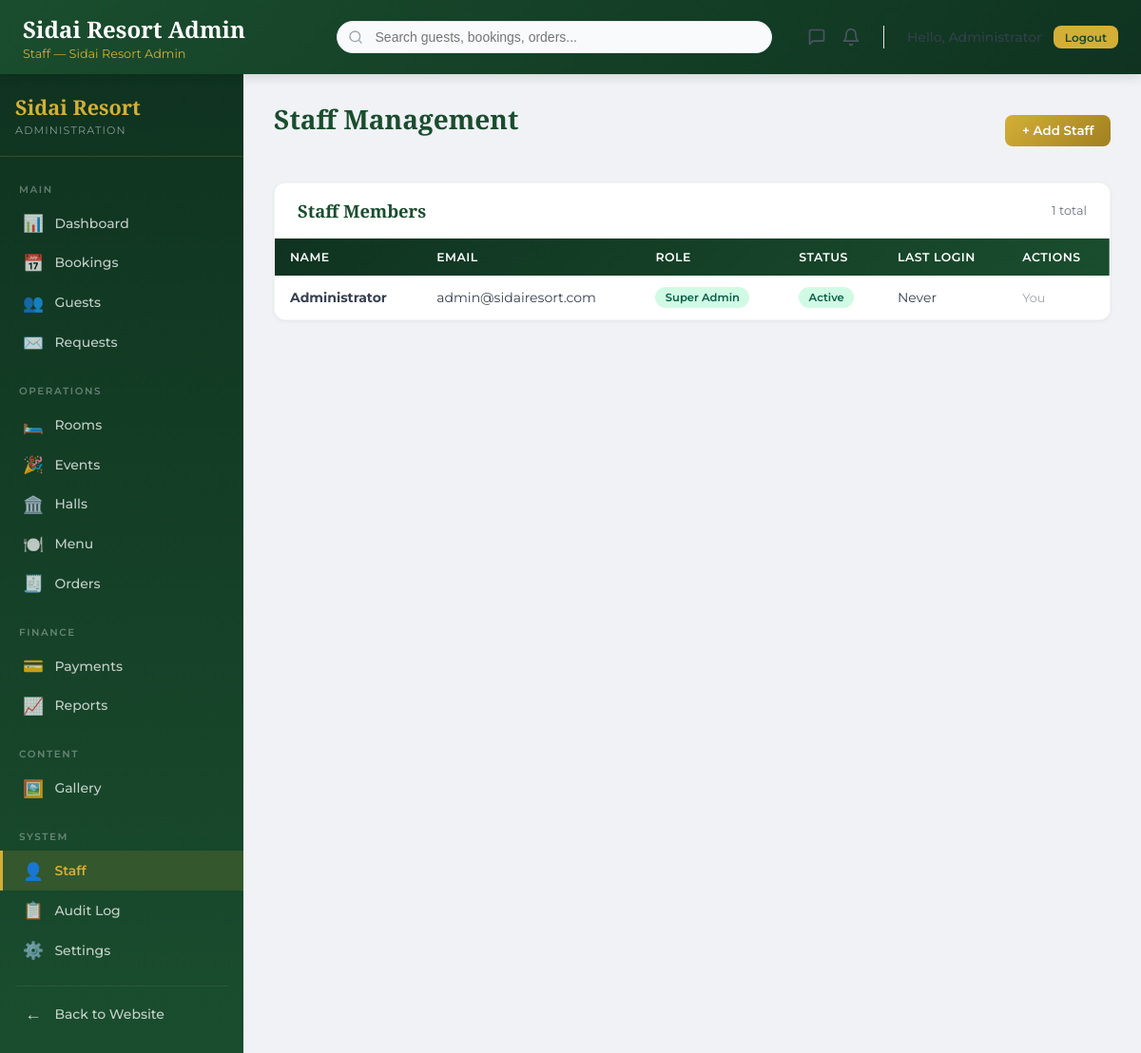
The app's page /admin/staff.php (signed in) with its own data.
### tables this page shows
CREATE TABLE IF NOT EXISTS staff (
  id INT UNSIGNED AUTO_INCREMENT PRIMARY KEY,
  full_name VARCHAR(150) NOT NULL,
  email VARCHAR(200) NOT NULL UNIQUE,
  phone VARCHAR(20),
  role ENUM('super_admin','manager','receptionist','finance','kitchen','housekeeping') NOT NULL,
  password_hash VARCHAR(255) NOT NULL,
  is_active TINYINT(1) NOT NULL DEFAULT 1,
  last_login TIMESTAMP NULL,
  remember_token VARCHAR(100) NULL,
  remember_token_expires TIMESTAMP NULL,
  two_factor_enabled TINYINT(1) NOT NULL DEFAULT 0,
  two_factor_secret VARCHAR(100) NULL,
  login_attempts INT NOT NULL DEFAULT 0,
  locked_until TIMESTAMP NULL,
  created_at TIMESTAMP NOT NULL DEFAULT CURRENT_TIMESTAMP,
  updated_at TIMESTAMP NOT NULL DEFAULT CURRENT_TIMESTAMP ON UPDATE CURRENT_TIMESTAMP,
  deleted_at TIMESTAMP NULL,
  KEY idx_staff_email (email),
  KEY idx_staff_active (is_active)
);

### app/config/constants.php (called while the page is built, shortened)
<?php declare(strict_types=1);
if (!function_exists('safe_html')) {
    function safe_html(mixed $value): string
    {
        return htmlspecialchars((string)$value, ENT_QUOTES, 'UTF-8');
    }
}

### app/core/Database.php (called while the page is built, shortened)
<?php declare(strict_types=1);
final class Database
{
    private static ?self $instance = null;
    private PDO $pdo;
    private function __construct()
    {
        try {
            $this->pdo = new PDO(
                DB_DSN,
                DB_USER,
                DB_PASSWORD,
                [
                    PDO::ATTR_ERRMODE => PDO::ERRMODE_EXCEPTION,
                    PDO::ATTR_DEFAULT_FETCH_MODE => PDO::FETCH_ASSOC,
                    PDO::ATTR_EMULATE_PREPARES => false,
                ]
            );
            $this->pdo->exec("SET time_zone = '+03:00'");
        } catch (PDOException $exception) {
            log_error('Database connection failed.', $exception);
            throw new RuntimeException('A database connection error occurred.');
        }
    }
    public static function getInstance(): self
    {
        if (self::$instance === null) {
            self::$instance = new self();
        }
        return self::$instance;
    }
    public function query(string $sql, array $params = []): \PDOStatement
    {
        try {
            $statement = $this->pdo->prepare($sql);
            $statement->execute();
            return $statement;
        } catch (PDOException $exception) {
            log_error('Database query failed.', $exception);
            throw $exception;
        }
    }
    public function queryAll(string $sql, array $params = []): array
    {
        return $this->query($sql, $params)->fetchAll();
    }
}

### app/models/Staff.php (called while the page is built, shortened)
<?php declare(strict_types=1);
class Staff
{
    private Database $database;
    public function __construct(?Database $database = null)
    {
        $this->database = $database ?? Database::getInstance();
    }
    public function getAll(): array
    {
        return $this->database->queryAll(
            'SELECT id, full_name, email, role, is_active, last_login FROM staff WHERE deleted_at IS NULL ORDER BY full_name ASC'
        );
    }
}

### app/includes/autoload.php (called while the page is built, shortened)
<?php declare(strict_types=1);
spl_autoload_register(static function (string $class): void {
    $prefix = 'App\\';
    $relative = substr($class, strlen($prefix));
    $segments = explode('\\', $relative);
    if (isset($segments[0])) {
        $segments[0] = strtolower($segments[0]);
    }
    $path = dirname(__DIR__) . '/' . implode('/', $segments) . '.php';
});

### public/admin/staff.php (the view, shortened to what this page needs)
<?php declare(strict_types=1);
$pageTitle = 'Staff';
$staffModel = new \App\Models\Staff();
$staffMembers = $staffModel->getAll();
$roleLabels = [
    'super_admin' => 'Super Admin',
    'manager' => 'Manager',
    'receptionist' => 'Receptionist',
    'finance' => 'Finance',
    'kitchen' => 'Kitchen',
    'housekeeping' => 'Housekeeping',
];
?>
<?php include APP_PATH . '/includes/admin-head.php'; ?>
<?php include APP_PATH . '/includes/admin-header.php'; ?>
<div class="admin-layout">
    <?php include APP_PATH . '/includes/admin-sidebar.php'; ?>
    <main class="admin-main">
        <div class="admin-page-header">
            <h2 class="admin-page-title">Staff Management</h2>
            <button class="btn btn-gold" data-modal-open="add-staff-modal">+ Add Staff</button>
        </div>
        <div class="admin-card">
            <div class="admin-card-header">
                <h3 class="admin-card-title">Staff Members</h3>
                <span style="font-size:0.8rem;color:#6B7280;"><?php echo count($staffMembers); ?> total</span>
            </div>
            <div style="overflow-x:auto;">
                <table class="admin-table" id="staff-table">
                    <thead>
                        <tr>
                            <th>Name</th>
                            <th>Email</th>
                            <th>Role</th>
                            <th>Status</th>
                            <th>Last Login</th>
                            <th>Actions</th>
                        </tr>
                    </thead>
                    <tbody>
                        <?php foreach ($staffMembers as $member): ?>
                            <tr>
                                <td><strong><?php echo safe_html($member['full_name']); ?></strong></td>
                                <td><?php echo safe_html($member['email']); ?></td>
                                <td><span class="badge badge-active"><?php echo $roleLabels[$member['role']] ?? ucfirst($member['role']); ?></span></td>
                                <td>
                                    <span class="badge <?php echo (int)$member['is_active'] === 1 ? 'badge-active' : 'badge-inactive'; ?>">
                                        <?php echo (int)$member['is_active'] === 1 ? 'Active' : 'Inactive'; ?>
                                    </span>
                                </td>
                                <td><?php echo $member['last_login'] ? format_eat($member['last_login']) : 'Never'; ?></td>
                                <td>
                                    <?php if ((int)$member['id'] !== $staff['id']): ?>
                                        <form method="post" style="display:inline;" onsubmit="return confirm('Deactivate this staff member?');">
                                            <?php echo \App\Core\CSRF::field(); ?>
                                            <input type="hidden" name="action" value="deactivate">
                                            <input type="hidden" name="staff_id" value="<?php echo (int)$member['id']; ?>">
                                            <button type="submit" class="btn btn-sm btn-danger">Deactivate</button>
                                        </form>
                                    <?php else: ?>
                                        <span style="color:#9CA3AF;font-size:0.8rem;">You</span>
                                    <?php endif; ?>
                                </td>
                            </tr>
                        <?php endforeach; ?>
                    </tbody>
                </table>
            </div>
        </div>
    </main>
</div>
<?php include APP_PATH . '/includes/admin-footer.php'; ?>

### app/includes/admin-header.php (shortened to what this page needs)
<?php declare(strict_types=1);
$staff = $_SESSION['staff'] ?? [];
?>
<header class="admin-header">
    <div style="display:flex;align-items:center;gap:0.75rem;">
        <div>
            <h1>Sidai Resort Admin</h1>
            <div class="page-indicator"><?php echo safe_html($pageTitle ?? 'Dashboard'); ?></div>
        </div>
    </div>
    <div style="flex: 1; max-width: 400px; margin: 0 2rem; position: relative;" class="admin-search-wrapper">
        <input type="text" placeholder="Search guests, bookings, orders..." class="admin-search-input" style="width: 100%; padding: 0.5rem 1rem 0.5rem 2.5rem; border-radius: 999px; border: 1px solid #E5E7EB; background: #F9FAFB; font-size: 0.875rem;">
    </div>
    <div class="user-section" style="display:flex; align-items:center; gap:1.5rem;">
        <div style="display:flex; align-items:center; gap:1rem;">
            <a href="<?php echo WEB_ROOT; ?>/admin/requests.php" class="admin-icon-btn" aria-label="Messages" style="position: relative; background: none; border: none; cursor: pointer; color: #4B5563; display:inline-flex;">
                <svg xmlns="http://www.w3.org/2000/svg" width="20" height="20" viewBox="0 0 24 24" fill="none" stroke="currentColor" stroke-width="2" stroke-linecap="round" stroke-linejoin="round"><path d="M21 15a2 2 0 0 1-2 2H7l-4 4V5a2 2 0 0 1 2-2h14a2 2 0 0 1 2 2z"></path></svg>
            </a>
            <a href="<?php echo WEB_ROOT; ?>/admin/bookings.php" class="admin-icon-btn" aria-label="Notifications" style="position: relative; background: none; border: none; cursor: pointer; color: #4B5563; display:inline-flex;">
                <svg xmlns="http://www.w3.org/2000/svg" width="20" height="20" viewBox="0 0 24 24" fill="none" stroke="currentColor" stroke-width="2" stroke-linecap="round" stroke-linejoin="round"><path d="M18 8A6 6 0 0 0 6 8c0 7-3 9-3 9h18s-3-2-3-9"></path><path d="M13.73 21a2 2 0 0 1-3.46 0"></path></svg>
            </a>
        </div>
        <div style="display:flex; align-items:center; gap:0.75rem;">
            <span class="user-name" style="font-size: 0.875rem; font-weight: 500; color: #374151;">Hello, <?php echo safe_html($staff['full_name'] ?? 'Admin'); ?></span>
            <a href="<?php echo WEB_ROOT; ?>/admin/logout.php" class="btn-logout" style="font-size:0.75rem; padding: 0.3rem 0.75rem;">Logout</a>
        </div>
    </div>
</header>

### public/admin/assets/css/admin.css (style rules this page uses)
:root { --admin-forest: #1A4D2E; --admin-forest-dark: #0F3320; --admin-forest-light: #2D7A4A; --admin-gold: #D4AF37; --admin-gold-light: #F0D060; --admin-gold-dark: #A08020; --admin-cream: #F5ECD7; --admin-brown: #3D1C02; --admin-night: #0A0A0A; --admin-sidebar-w: 16rem; }
.admin-body { margin: 0; padding: 0; background: #F0F2F5; font-family: 'Montserrat', sans-serif; color: #1F2937; min-height: 100vh; }
.admin-layout { display: flex; min-height: 100vh; }
.admin-header { background: linear-gradient(135deg, var(--admin-forest) 0%, var(--admin-forest-dark) 100%); color: white; padding: 0.875rem 1.5rem; display: flex; justify-content: space-between; align-items: center; box-shadow: 0 2px 12px rgba(0, 0, 0, 0.15); position: sticky; top: 0; z-index: 40; }
.admin-header h1 { font-family: 'Playfair Display', serif; font-size: 1.5rem; margin: 0; color: white; }
.admin-header .page-indicator { font-size: 0.8rem; color: var(--admin-gold); margin-top: 0.15rem; }
.admin-header .user-section { display: flex; align-items: center; gap: 1rem; }
.admin-header .user-name { font-size: 0.875rem; opacity: 0.9; }
.admin-header .btn-logout { background: var(--admin-gold); color: var(--admin-forest); padding: 0.45rem 1rem; border-radius: 0.5rem; font-size: 0.8rem; font-weight: 600; text-decoration: none; transition: all 0.2s ease; border: none; cursor: pointer; }
.admin-main { flex: 1; padding: 1.75rem 2rem; overflow-x: auto; }
.admin-page-title { font-family: 'Playfair Display', serif; font-size: 1.75rem; font-weight: 700; color: var(--admin-forest); margin: 0 0 1.5rem; }
.admin-page-header { display: flex; justify-content: space-between; align-items: center; margin-bottom: 1.5rem; flex-wrap: wrap; gap: 1rem; }
.admin-card { background: white; border-radius: 0.75rem; box-shadow: 0 1px 4px rgba(0, 0, 0, 0.06); border: 1px solid rgba(0, 0, 0, 0.04); overflow: hidden; }
.admin-card-header { padding: 1rem 1.5rem; border-bottom: 1px solid #F0F0F0; display: flex; justify-content: space-between; align-items: center; }
.admin-card-title { font-family: 'Playfair Display', serif; font-size: 1.15rem; font-weight: 700; color: var(--admin-forest); margin: 0; }
.admin-table { width: 100%; border-collapse: collapse; font-size: 0.875rem; }
.admin-table thead { background: linear-gradient(135deg, var(--admin-forest-dark), var(--admin-forest)); color: white; }
.admin-table th { padding: 0.75rem 1rem; text-align: left; font-weight: 600; font-size: 0.78rem; text-transform: uppercase; letter-spacing: 0.04em; white-space: nowrap; color: white; }
.admin-table td { padding: 0.75rem 1rem; border-bottom: 1px solid #F0F0F0; color: #374151; vertical-align: middle; }
.admin-table tbody tr:last-child td { border-bottom: none; }
.badge { display: inline-flex; align-items: center; padding: 0.25rem 0.65rem; border-radius: 999px; font-size: 0.72rem; font-weight: 600; text-transform: capitalize; white-space: nowrap; }
.badge-active { background: #D1FAE5; color: #065F46; }
.btn { display: inline-flex; align-items: center; gap: 0.4rem; padding: 0.55rem 1.1rem; border-radius: 0.5rem; font-size: 0.835rem; font-weight: 600; font-family: 'Montserrat', sans-serif; text-decoration: none; cursor: pointer; transition: all 0.2s ease; border: none; white-space: nowrap; }
.btn-gold { background: linear-gradient(135deg, var(--admin-gold), var(--admin-gold-dark)); color: white; }

### records on screen
staff: full_name "Administrator", email "admin@sidairesort.com", role "Super Admin", is_active "Active", shows "Never", shows "You"

### other values on screen
safe_html($pageTitle ?? 'Dashboard') "Staff — Sidai Resort Admin"
safe_html($sectionTitle) "MAIN"
$link['icon'] "📊"
safe_html($link['label']) "Dashboard"
$link['icon'] "📅"
safe_html($link['label']) "Bookings"
$link['icon'] "👥"
safe_html($link['label']) "Guests"
$link['icon'] "✉️"
safe_html($link['label']) "Requests"
safe_html($sectionTitle) "OPERATIONS"
$link['icon'] "🛏️"
safe_html($link['label']) "Rooms"
$link['icon'] "🎉"
safe_html($link['label']) "Events"
